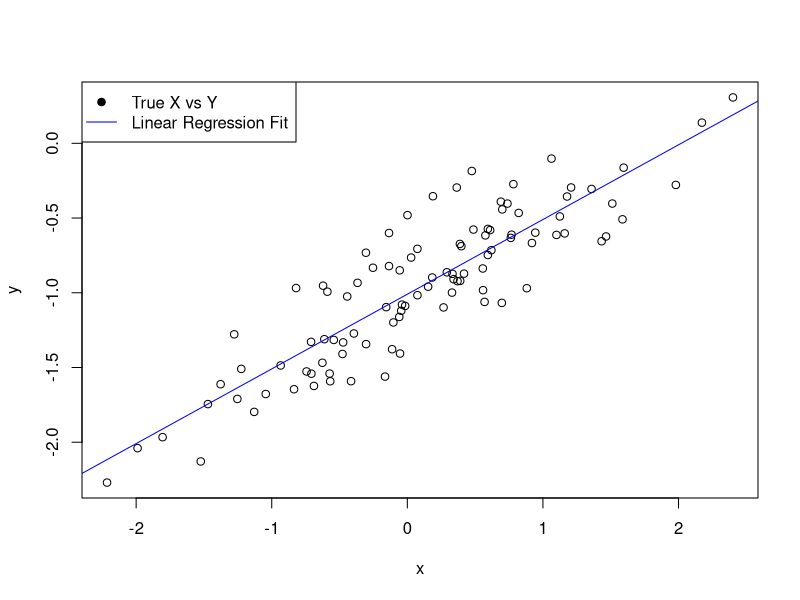
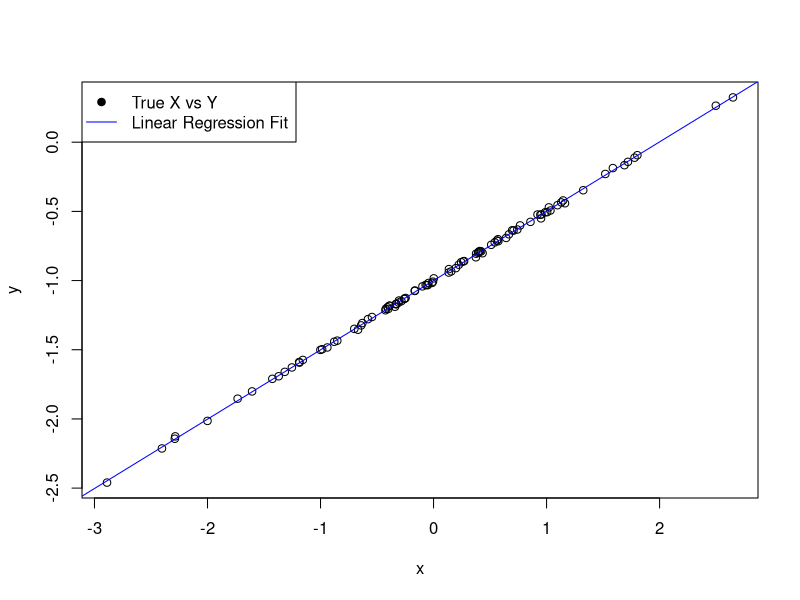
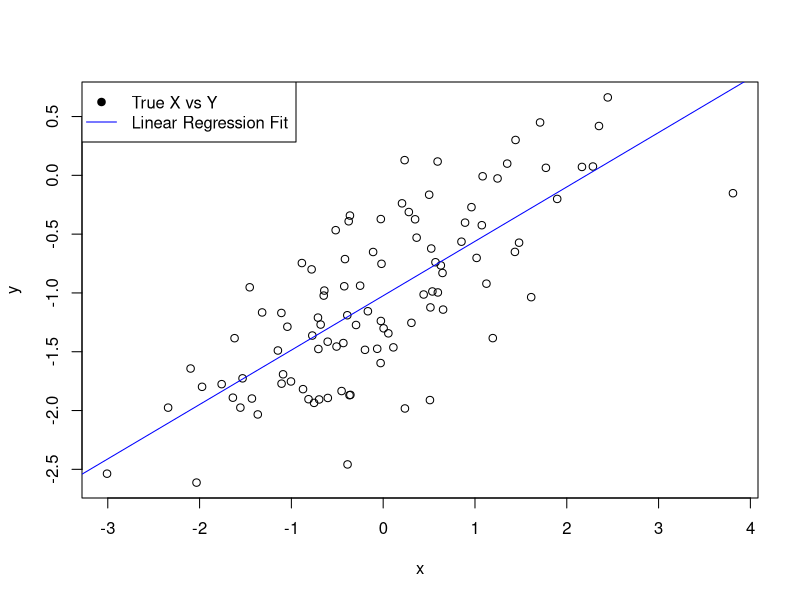

These figures' R source, in order:
set.seed(1)

# a)
x = rnorm(100, 0, 1)

# b)
eps = rnorm(100, 0, 0.25)

# c)
y = -1 + 0.5*x + eps

# The vector y has length 100.
# B0 is the constant intercept: -1
# B1 is the coefficient of X: 0.5

# d)
plot(x, y)
# We observe a linear relationship between x and y.
# There is a little bit of noise (which we introduced through eps)
# but the overall trend is linear. Unsurprising as we constructed y
# to be a linear function of x.

# e)
lm.fit = lm(y ~ x)
print(summary(lm.fit))
# The summary reveals a B0 estimate of -1.00942, quite close
# to the true value of -1, but slightly adjusted because of the noise.

# The B1 estimate is 0.49973, which is also quite close.
# Both B0 and B1 are statistially significant.

# f)
abline(lm.fit, col="blue")
legend(
    "topleft", 
    legend=c("True X vs Y", "Linear Regression Fit"),
    col=c("black", "blue"),
    pch=c(19, NA),
    lty=c(NA, 1)
)

# g)
lm.fit2 = lm(y ~ x + I(x^2))
print(summary(lm.fit2))
# The B2 coefficient associated with x^2 has a P-value of 0.164
# Therefore, it is not statistically significant,
# and there is little evidence that it improves model fit
# (although residual standard error is slightly lower, 
# the model will not generalize better)

# h)
# Setting up a function to make steps a-f generalizable:
generate_and_fit = function(noise_level) {
    # Generate data, some plots and 
    # return fitted model.
    x = rnorm(100, 0, 1)
    eps = rnorm(100, 0, noise_level)
    y = -1 + 0.5*x + eps

    # open new plotting window
    dev.new()
    plot(x, y)
    lm.fit = lm(y ~ x)
    abline(lm.fit, col="blue")
    legend(
    "topleft", 
    legend=c("True X vs Y", "Linear Regression Fit"),
    col=c("black", "blue"),
    pch=c(19, NA),
    lty=c(NA, 1)
    )
    return (lm.fit)
}

lm.fit.less = generate_and_fit(0.01)
print(summary(lm.fit.less))
# With less noise, the estimates are more accurate
# (B0 = -0.9995155 and B1 = 0.5010622)
# We see that this model fits the data almost perfectly,
# with a residual standard error of 0.009906.

# i)
lm.fit.more = generate_and_fit(0.5)
print(summary(lm.fit.more))
# More noise makes our estimate more variable and estimates less accurate
# (B0 = -1.02373, B1 = 0.46253)
# Attempting to fit the noisy data gives
# a poorer residual standard error of 0.4835

# j)
# Assuming confidence levels of .95
conflevel = 0.95
print(confint(lm.fit, level = conflevel))
print(confint(lm.fit.less, level = conflevel))
print(confint(lm.fit.more, level = conflevel))

# Rounded to three decimal points:
# Original model: 
# B0: [-1.058, -0.961]
# B1: [0.446, 0.553]

# Less noise:
# B0: [-1.001, -0.998]
# B1: [0.499, 0.503]

# More noise:
# B0: [-1.112, -0.928]
# B1: [0.380, 0.545]


# Comments: 
# A more noisy dataset gives a more unsure estimate of the parameters.
# This is because with repeated sampling the coefficient estimates will
# vary more, which means that the 95% confidence interval must
# be broader for more noisy data.